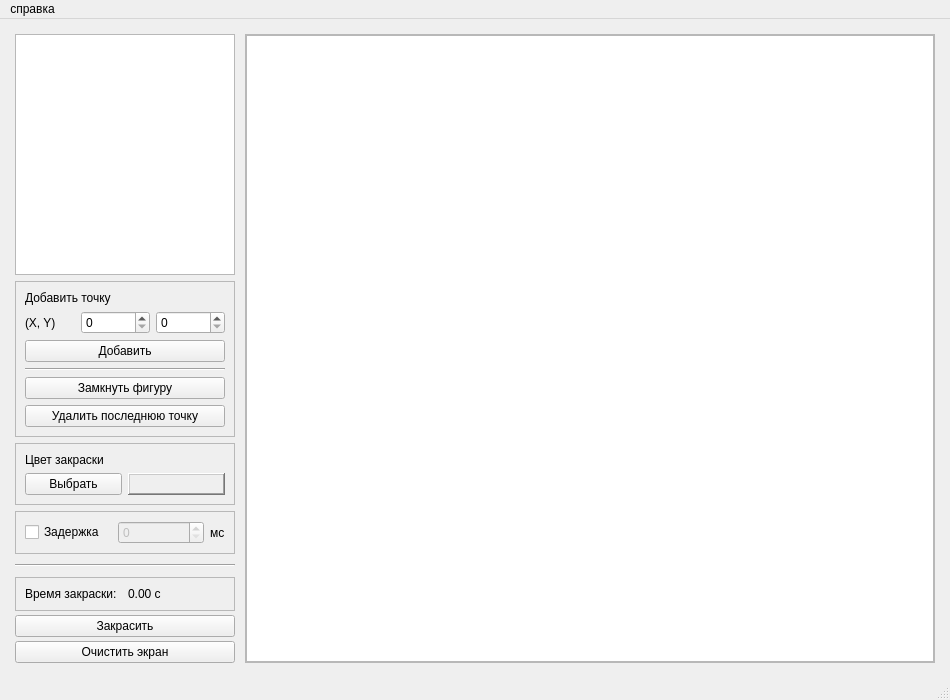
<?xml version="1.0" encoding="UTF-8"?>
<ui version="4.0">
 <class>MainWindow</class>
 <widget class="QMainWindow" name="MainWindow">
  <property name="geometry">
   <rect>
    <x>0</x>
    <y>0</y>
    <width>950</width>
    <height>700</height>
   </rect>
  </property>
  <property name="minimumSize">
   <size>
    <width>850</width>
    <height>650</height>
   </size>
  </property>
  <property name="windowTitle">
   <string>MainWindow</string>
  </property>
  <widget class="QWidget" name="centralwidget">
   <property name="sizePolicy">
    <sizepolicy hsizetype="Preferred" vsizetype="Preferred">
     <horstretch>0</horstretch>
     <verstretch>0</verstretch>
    </sizepolicy>
   </property>
   <layout class="QVBoxLayout" name="verticalLayout_3">
    <item>
     <layout class="QHBoxLayout" name="horizontalLayout">
      <property name="spacing">
       <number>10</number>
      </property>
      <property name="sizeConstraint">
       <enum>QLayout::SetDefaultConstraint</enum>
      </property>
      <property name="leftMargin">
       <number>6</number>
      </property>
      <property name="topMargin">
       <number>6</number>
      </property>
      <property name="rightMargin">
       <number>6</number>
      </property>
      <property name="bottomMargin">
       <number>6</number>
      </property>
      <item>
       <layout class="QVBoxLayout" name="verticalLayout">
        <property name="spacing">
         <number>10</number>
        </property>
        <property name="sizeConstraint">
         <enum>QLayout::SetDefaultConstraint</enum>
        </property>
        <item>
         <layout class="QVBoxLayout" name="topLayout">
          <property name="spacing">
           <number>6</number>
          </property>
          <item>
           <widget class="QTableView" name="pointsTableView">
            <property name="sizePolicy">
             <sizepolicy hsizetype="Ignored" vsizetype="Expanding">
              <horstretch>0</horstretch>
              <verstretch>0</verstretch>
             </sizepolicy>
            </property>
            <property name="minimumSize">
             <size>
              <width>220</width>
              <height>0</height>
             </size>
            </property>
           </widget>
          </item>
          <item>
           <widget class="QFrame" name="addPointFrame">
            <property name="frameShape">
             <enum>QFrame::StyledPanel</enum>
            </property>
            <layout class="QVBoxLayout" name="verticalLayout_4">
             <item>
              <widget class="QLabel" name="addPointLabel">
               <property name="text">
                <string>Добавить точку</string>
               </property>
              </widget>
             </item>
             <item>
              <layout class="QGridLayout" name="addPointInputGrid" columnminimumwidth="50,0,0">
               <item row="1" column="1">
                <widget class="QSpinBox" name="addPointInputX_SB">
                 <property name="maximum">
                  <number>600</number>
                 </property>
                </widget>
               </item>
               <item row="1" column="2">
                <widget class="QSpinBox" name="addPointInputY_SB">
                 <property name="maximum">
                  <number>600</number>
                 </property>
                </widget>
               </item>
               <item row="1" column="0">
                <widget class="QLabel" name="addPointInputXY_label">
                 <property name="sizePolicy">
                  <sizepolicy hsizetype="Maximum" vsizetype="Preferred">
                   <horstretch>0</horstretch>
                   <verstretch>0</verstretch>
                  </sizepolicy>
                 </property>
                 <property name="text">
                  <string>(X, Y)</string>
                 </property>
                </widget>
               </item>
              </layout>
             </item>
             <item>
              <widget class="QPushButton" name="addPointButton">
               <property name="text">
                <string>Добавить</string>
               </property>
              </widget>
             </item>
             <item>
              <widget class="Line" name="line_2">
               <property name="orientation">
                <enum>Qt::Horizontal</enum>
               </property>
              </widget>
             </item>
             <item>
              <widget class="QPushButton" name="closePolygonButton">
               <property name="text">
                <string>Замкнуть фигуру</string>
               </property>
              </widget>
             </item>
             <item>
              <widget class="QPushButton" name="removeLastPointButton">
               <property name="text">
                <string>Удалить последнюю точку</string>
               </property>
              </widget>
             </item>
            </layout>
           </widget>
          </item>
          <item>
           <widget class="QFrame" name="colorChoiceFrame">
            <property name="frameShape">
             <enum>QFrame::StyledPanel</enum>
            </property>
            <layout class="QVBoxLayout" name="verticalLayout_5">
             <item>
              <widget class="QLabel" name="colorChoiceLabel">
               <property name="text">
                <string>Цвет закраски</string>
               </property>
              </widget>
             </item>
             <item>
              <layout class="QGridLayout" name="colorChoiceGrid">
               <item row="1" column="0">
                <widget class="QPushButton" name="colorChoiceButton">
                 <property name="text">
                  <string>Выбрать</string>
                 </property>
                </widget>
               </item>
               <item row="1" column="1">
                <widget class="QFrame" name="colorView">
                 <property name="sizePolicy">
                  <sizepolicy hsizetype="Preferred" vsizetype="Preferred">
                   <horstretch>0</horstretch>
                   <verstretch>0</verstretch>
                  </sizepolicy>
                 </property>
                 <property name="frameShape">
                  <enum>QFrame::WinPanel</enum>
                 </property>
                 <property name="frameShadow">
                  <enum>QFrame::Raised</enum>
                 </property>
                </widget>
               </item>
              </layout>
             </item>
            </layout>
           </widget>
          </item>
          <item>
           <widget class="QFrame" name="delayFrame">
            <property name="frameShape">
             <enum>QFrame::StyledPanel</enum>
            </property>
            <layout class="QHBoxLayout" name="horizontalLayout_2">
             <property name="leftMargin">
              <number>9</number>
             </property>
             <property name="topMargin">
              <number>9</number>
             </property>
             <property name="rightMargin">
              <number>9</number>
             </property>
             <property name="bottomMargin">
              <number>9</number>
             </property>
             <item>
              <widget class="QCheckBox" name="delayCheckBox">
               <property name="text">
                <string>Задержка</string>
               </property>
              </widget>
             </item>
             <item>
              <widget class="QSpinBox" name="delaySpinBox">
               <property name="enabled">
                <bool>false</bool>
               </property>
              </widget>
             </item>
             <item>
              <widget class="QLabel" name="delayMsLabel">
               <property name="sizePolicy">
                <sizepolicy hsizetype="Maximum" vsizetype="Preferred">
                 <horstretch>0</horstretch>
                 <verstretch>0</verstretch>
                </sizepolicy>
               </property>
               <property name="text">
                <string>мс</string>
               </property>
              </widget>
             </item>
            </layout>
           </widget>
          </item>
         </layout>
        </item>
        <item>
         <widget class="Line" name="line">
          <property name="orientation">
           <enum>Qt::Horizontal</enum>
          </property>
         </widget>
        </item>
        <item>
         <layout class="QVBoxLayout" name="bottomLayout">
          <property name="spacing">
           <number>4</number>
          </property>
          <item>
           <layout class="QHBoxLayout" name="horizontalLayout_3">
            <item>
             <widget class="QFrame" name="fillTimeFrame">
              <property name="frameShape">
               <enum>QFrame::StyledPanel</enum>
              </property>
              <property name="frameShadow">
               <enum>QFrame::Raised</enum>
              </property>
              <layout class="QHBoxLayout" name="horizontalLayout_4">
               <item>
                <widget class="QLabel" name="fillTimeLabel">
                 <property name="text">
                  <string>Время закраски:</string>
                 </property>
                </widget>
               </item>
               <item>
                <widget class="QLabel" name="fillTimeValueLabel">
                 <property name="text">
                  <string>0.00 с</string>
                 </property>
                </widget>
               </item>
              </layout>
             </widget>
            </item>
           </layout>
          </item>
          <item>
           <widget class="QPushButton" name="fillButton">
            <property name="text">
             <string>Закрасить</string>
            </property>
           </widget>
          </item>
          <item>
           <widget class="QPushButton" name="cleanScreenButton">
            <property name="text">
             <string>Очистить экран</string>
            </property>
           </widget>
          </item>
         </layout>
        </item>
       </layout>
      </item>
      <item>
       <widget class="QFrame" name="graphicsViewFrame">
        <property name="sizePolicy">
         <sizepolicy hsizetype="Expanding" vsizetype="Preferred">
          <horstretch>0</horstretch>
          <verstretch>0</verstretch>
         </sizepolicy>
        </property>
        <property name="frameShape">
         <enum>QFrame::StyledPanel</enum>
        </property>
        <property name="frameShadow">
         <enum>QFrame::Raised</enum>
        </property>
        <layout class="QVBoxLayout" name="verticalLayout_2">
         <property name="leftMargin">
          <number>0</number>
         </property>
         <property name="topMargin">
          <number>0</number>
         </property>
         <property name="rightMargin">
          <number>0</number>
         </property>
         <property name="bottomMargin">
          <number>0</number>
         </property>
         <item>
          <widget class="QGraphicsView" name="graphicsView"/>
         </item>
        </layout>
       </widget>
      </item>
     </layout>
    </item>
   </layout>
  </widget>
  <widget class="QMenuBar" name="menubar">
   <property name="geometry">
    <rect>
     <x>0</x>
     <y>0</y>
     <width>950</width>
     <height>21</height>
    </rect>
   </property>
   <widget class="QMenu" name="help">
    <property name="title">
     <string>справка</string>
    </property>
    <addaction name="action"/>
    <addaction name="aboutTaskAction"/>
   </widget>
   <addaction name="help"/>
  </widget>
  <widget class="QStatusBar" name="statusbar"/>
  <action name="fileImportAction">
   <property name="text">
    <string>импорт модели</string>
   </property>
  </action>
  <action name="aboutTaskAction">
   <property name="text">
    <string>О программе</string>
   </property>
  </action>
  <action name="fileExportAction">
   <property name="text">
    <string>экспорт модели</string>
   </property>
  </action>
  <action name="action">
   <property name="text">
    <string>Управление</string>
   </property>
  </action>
 </widget>
 <resources/>
 <connections/>
</ui>
